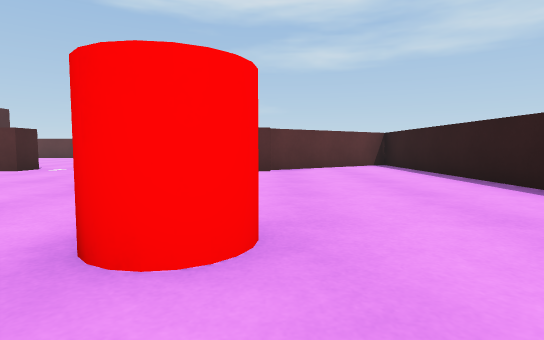
view 1 (above)

21 first-person views from a walk through a scene from a Unity 3-D project. The camera is 0.55 m above the floor, tilts 4° down and sees 80° across. The floor is counted in squares, 1 m on a side. Each view is taken from the middle of a square. On the plan, view 1 faces up. The plan holds only what a view shows up to about 9 squares ahead; the rest is blank. The place goes on beyond the plan. Surface patterns are stand-ins for the level's own textures.

view 2
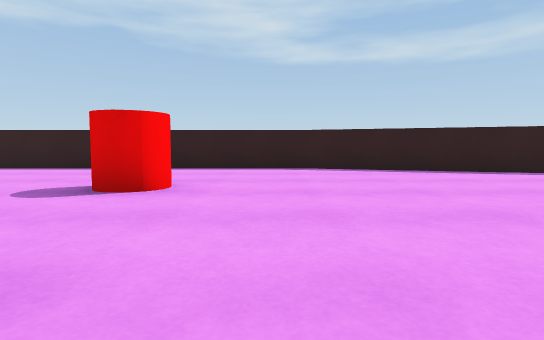

view 3
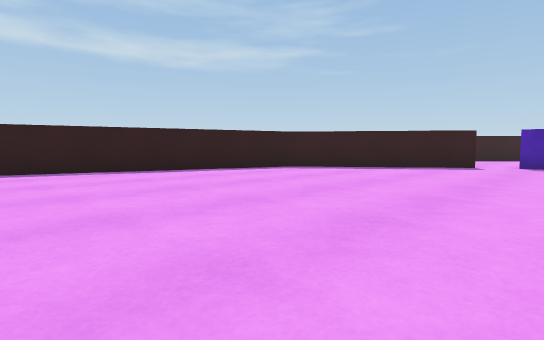

view 4
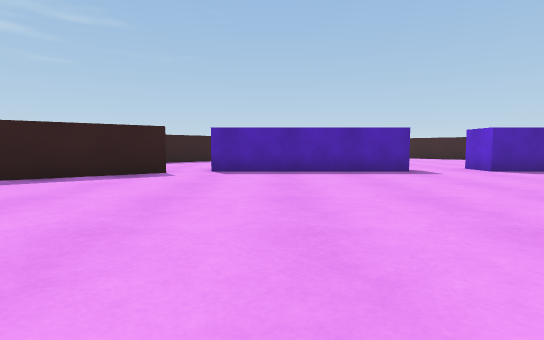

view 5
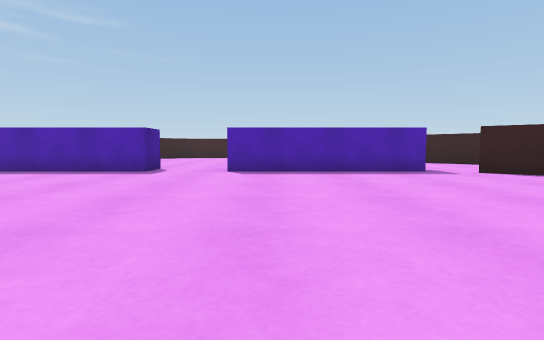

view 6
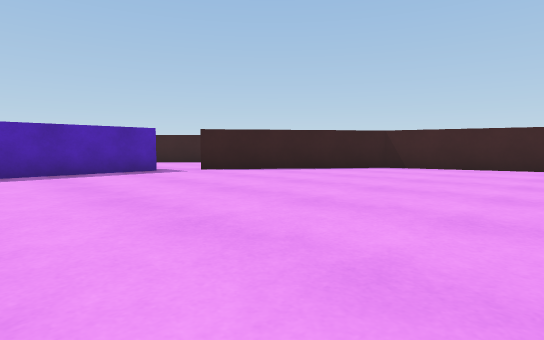

view 7
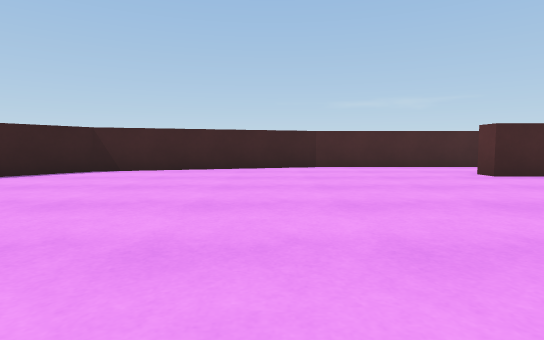

view 8
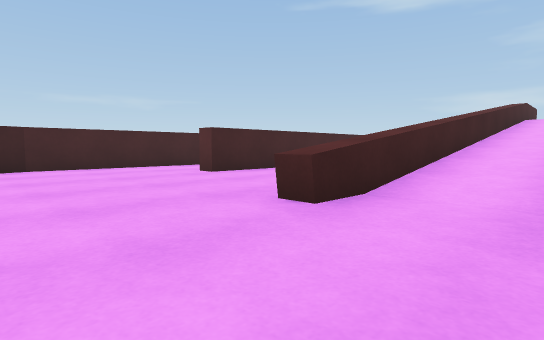

view 9
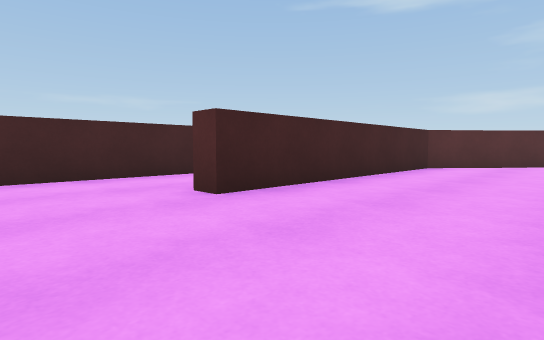

view 10
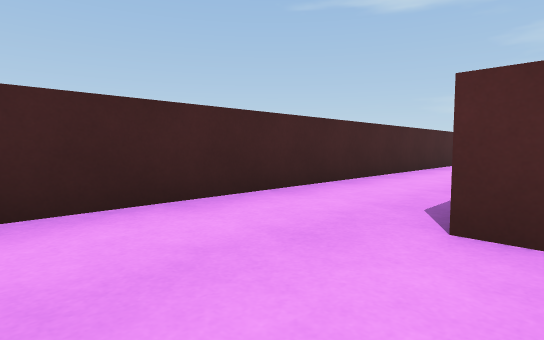

view 11
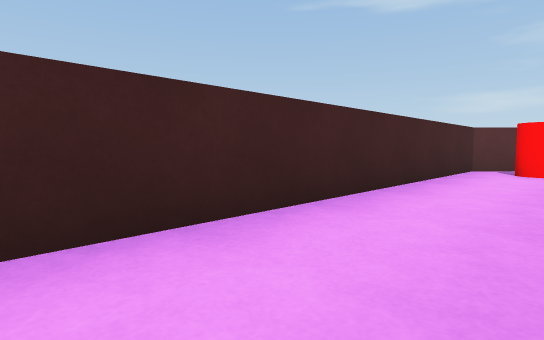

view 12
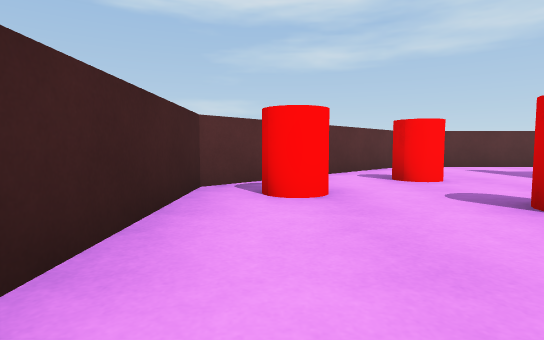

view 13
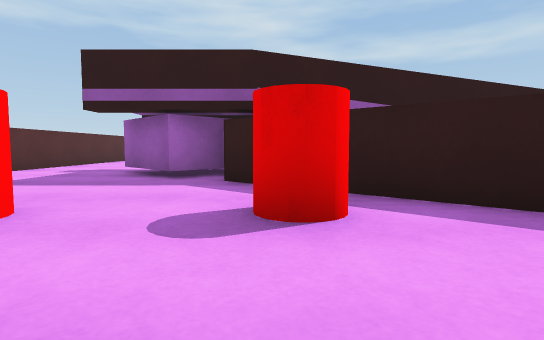

view 14
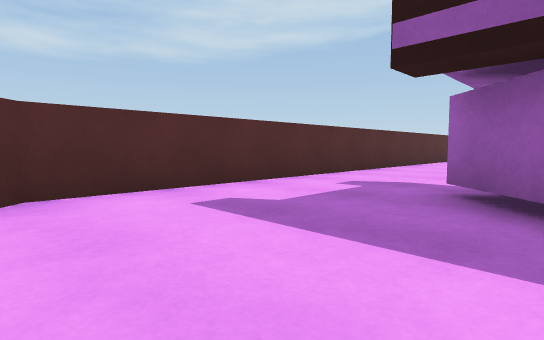

view 15
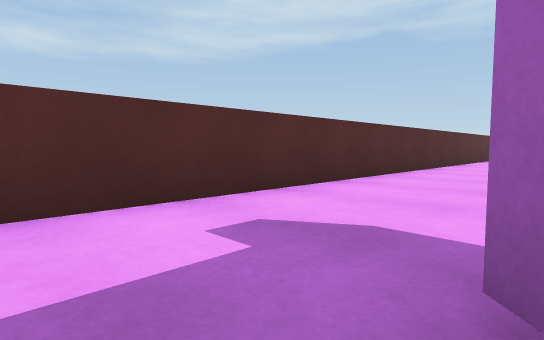

view 16
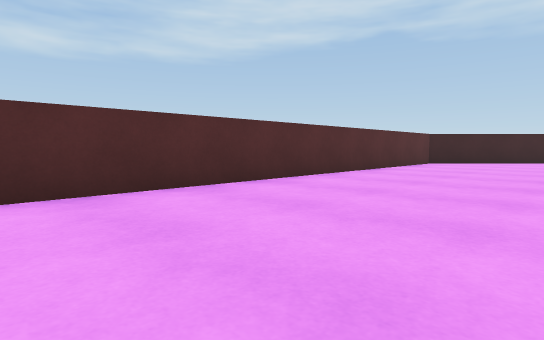

view 17
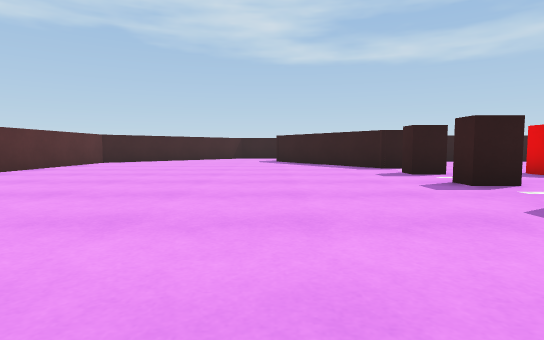

view 18
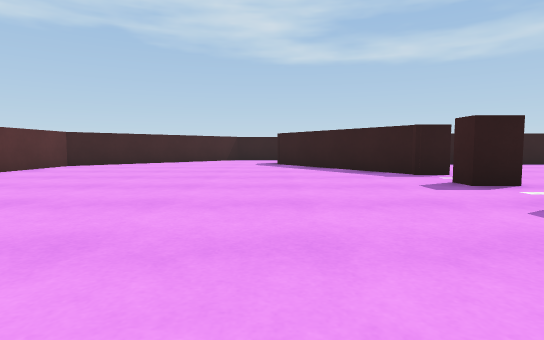

view 19
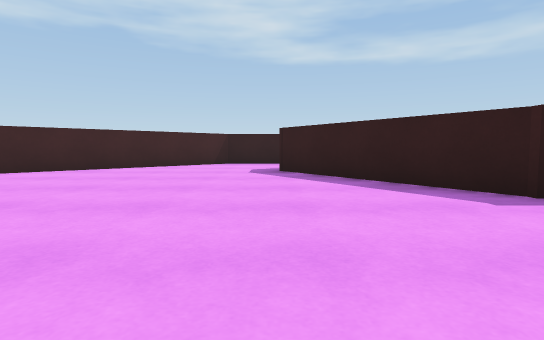

view 20
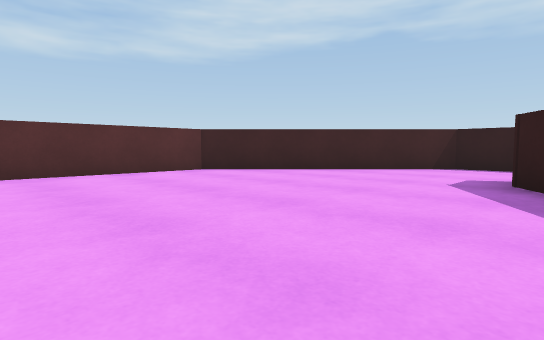

view 21
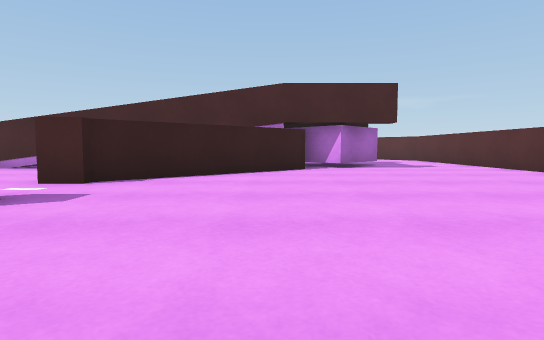

### Floor plan
Points are (right, up) in squares from view 1. A wall is a line through its corners. A room is listed if a view was taken in it or the views show most of it. See-through windows are left out.
Room 1 (views 1, 2, 3, 4, 5, 6, 7, 8, 9, 10, 16, 17, 18, 19, 20, 21)
walls: (-4.4, 7.4) (-4.4, 8.1) (-3.9, 8.1); (-11.4, 5) (-11.4, 3.9); (-5.9, 8.2) (-5.9, 7.4) (-6.2, 7.4); (-7.9, 8.2) (-7.9, 7.4); (-2.4, 7.4) (-2.4, 8.1) (-1.9, 8.1); (-0.5, 7.4) (-0.5, 8.1) (3.6, 10.8); (-13.9, 7) (-13.9, -1.5); (3.5, -0.8) (3.5, 9); (1.8, 9) (0, 7.8); (-11.2, 11.9) (-8, 8.1); (1.4, -7.4) (3.5, -0.7); (-16, 9.5) (-18.1, 6.9) (-18.1, 0.2) (-18.8, 0.2); (-12, 13.3) (-11.5, 12.8); (-2.8, -11) (-0.5, -9.3); (-8.1, -12.4) (-8.1, -11.4) (-3.6, -11.4); (-21, -0.4) (-21, -2.9); (-21, -2.8) (-19.4, -8) (-15.4, -11); (-14.5, -11.4) (-10, -11.4) (-10, -12.4); (7, 11.2) (7, 12.5) (2.5, 17) (-11.5, 17)
low walls: (-13.9, -1.5) (-14.5, -1.5)
ways out: opening at (-19.5, 0.5) to room 2; opening at (-12.5, 15.5) to room 2; opening at (-15, -11); opening at (-9, -12); opening at (-3, -12)
objects: red cylinder (-3, 5) to (-2, 5); red cylinder (-1, 2) to (0, 2)
Room 2 (views 11, 12, 13, 14, 15)
walls: (-17.3, 8.6) (-14.7, 11.8); (-20.2, 13.3) (-21, 12.5) (-21, -0.4); (-14.3, 12.8) (-12.9, 14.2); (-11.5, 17) (-16.5, 17) (-18.8, 14.7)
ways out: opening at (-19.5, 0.5) to room 1; opening at (-12.5, 15.5) to room 1
objects: red cylinder (-20, 12); red cylinder (-18, 13) to (-17, 14); red cylinder (-17, 10) to (-17, 11)

Positions as (right, up) in squares from view 1, and headings:
1: (0, 0), facing up
2: (-5, 0), facing right
3: (-5, -1), facing down-right
4: (-5, -4), facing down
5: (-11, -4), facing down
6: (-11, -4), facing down-left
7: (-12, -4), facing left
8: (-12, -4), facing up-left
9: (-15, -2), facing up-left
10: (-18, -2), facing up-left
11: (-19, 4), facing up-left
12: (-20, 8), facing up
13: (-20, 11), facing right
14: (-17, 13), facing up-right
15: (-14, 14), facing up-right
16: (-9, 13), facing up-right
17: (-9, 11), facing right
18: (-7, 11), facing right
19: (-4, 11), facing right
20: (-2, 10), facing up-right
21: (-3, 11), facing left
